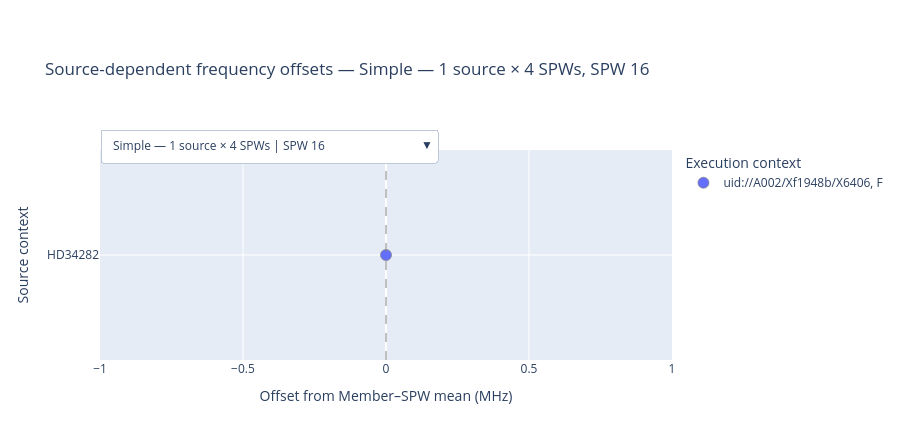

Notebook cell for this chart:
### Code cell
offset_figure_options = []


for case_name, member_uid in (
    representative_members.items()
):
    member_df = visual_df.loc[
        visual_df["member_ous_uid"]
        == member_uid
    ]

    member_spws = get_ordered_spws(
        member_df
    )

    for spw_identifier in member_spws:
        offset_figure = (
            build_frequency_offset_figure(
                member_uid,
                spw_identifier,
            )
        )

        offset_figure.update_layout(
            title=(
                "Source-dependent frequency "
                "offsets — "
                f"{case_name}, "
                f"SPW {spw_identifier}"
            )
        )

        option_label = (
            f"{case_name} | "
            f"SPW {spw_identifier}"
        )

        offset_figure_options.append(
            (
                option_label,
                offset_figure,
            )
        )


standalone_offset_figure = (
    combine_plotly_figures_with_dropdown(
        offset_figure_options
    )
)


standalone_offset_figure.show(
    config={
        "responsive": True,
        "displaylogo": False,
        "scrollZoom": True,
    }
)
